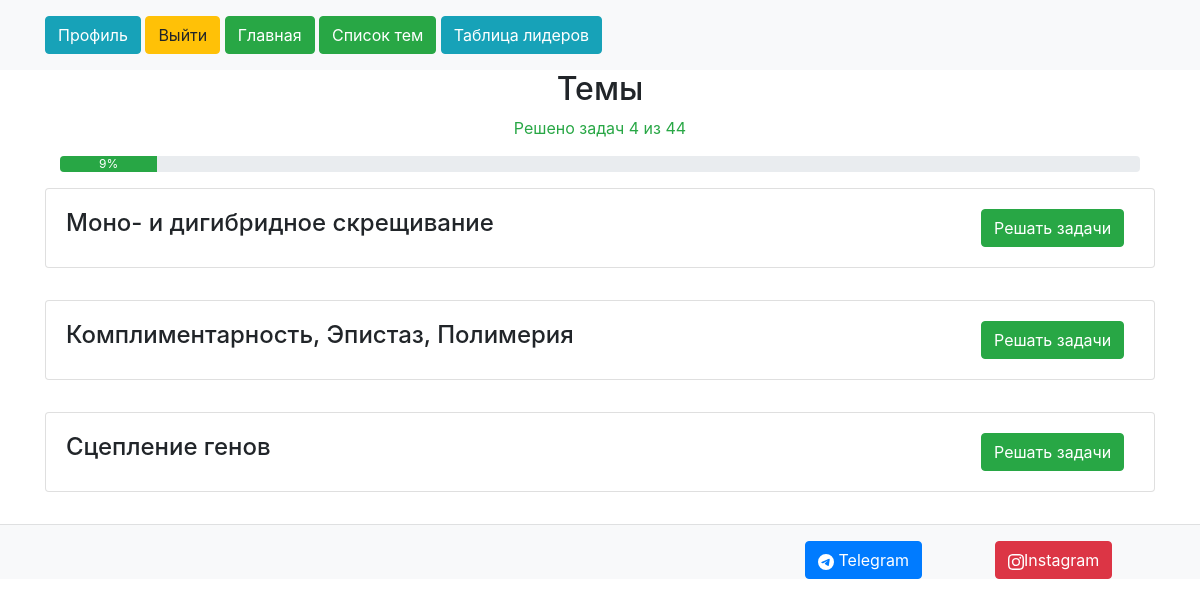
The page /problems/ (signed in) on the database its author committed.
### problems/models.py (models this page shows, shortened)
class Theme(models.Model):
    name = models.CharField(max_length=150)
    author = models.OneToOneField(User, on_delete=models.CASCADE)

### problems/views.py (the view)
# urls.py: path('', views.ThemeListView, name='theme-list'),
def ThemeListView(request):
    themes = Theme.objects.all()
    pro = Problem.objects.all()
    number = pro.count()
    solved = 0
    user_solver = 0
    logino = 0
    if request.user.is_authenticated:
        logino=123
        user_solver = str(request.user.id)
        solved = len([x for x in pro if user_solver in x.user_solver.split(',')])
    data = {'themes': themes,
            'usero': user_solver,
            'number': number,
            'solved': solved,
            'progress': int(solved / number * 100),
            'logino': logino}
    return render(request, 'problems/theme_list.html', data)

### problems/templates/problems/theme_list.html (shortened to what this page needs)
{% extends 'main/layout.html' %}
{% block body %}
<div class="container">
    <div class="container text-center">
      <h2>Темы</h2>
        <p class="text text-success">Решено задач {{ solved }} из {{ number }}</p>
      <div class="progress">
        <div class="progress-bar bg-success" role="progressbar" style="width: {{progress}}%" aria-valuenow="{{solved}}" aria-valuemin="0" aria-valuemax="{{number}}">{{progress}}%</div>
      </div>
    </div>
{% for article in themes %}
    <div class="py-3">
      <div class="card">
        <div class="card-body">
            <div class="row d-flex justify-content-between">
                  <div class="col-10"><h4>{{ article.name }}</h4></div>
                  <div class="col-2"><a href="{% url 'theme' article.id %}" class="btn btn-success">Решать задачи</a></div>
            </div>
        </div>
      </div>
    </div>
{% empty %}
    <h4>No articles yet.</h4>
{% endfor %}
</div>
{% endblock %}

### rows shown on the page
Theme: name "Моно- и дигибридное скрещивание"
Theme: name "Комплиментарность, Эпистаз, Полимерия"
Theme: name "Сцепление генов"

### other values the page prints
{{ solved }} "4"
{{ number }} "44"
{{ progress }} "9"
